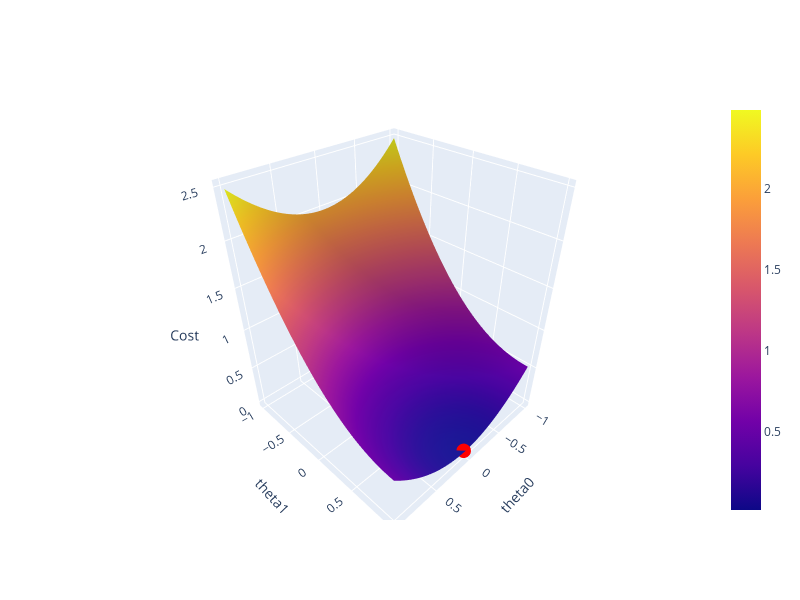

The notebook cell saved with this chart:
### Code cell
# Surface plot:
fig = go.Figure(data=[go.Surface(z=J_vals.T, x=theta0_vals, y=theta1_vals)])
fig.update_layout(scene = dict(
                    xaxis_title='theta0',
                    yaxis_title='theta1',
                    zaxis_title='Cost'),
                    width=800,
                    height=600)
# show theta0, theta1 points
fig.add_trace(go.Scatter3d(x=[theta0], y=[theta1], z=[computeCost(X_train, y_train, theta0, theta1)], 
                           mode='markers', marker=dict(size=5, color='red')))


fig.show()
